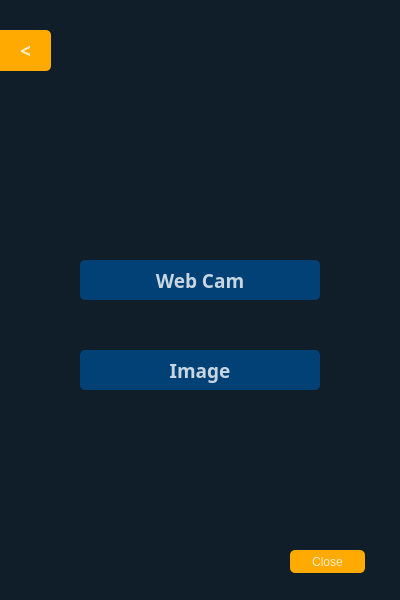
<?xml version="1.0" encoding="UTF-8"?>
<ui version="4.0">
 <class>Form</class>
 <widget class="QWidget" name="Form">
  <property name="geometry">
   <rect>
    <x>0</x>
    <y>0</y>
    <width>400</width>
    <height>600</height>
   </rect>
  </property>
  <property name="windowTitle">
   <string>Form</string>
  </property>
  <property name="styleSheet">
   <string notr="true">background-color:rgba(16,30,41,240);
color:rgb(255, 255, 255);
</string>
  </property>
  <widget class="QWidget" name="widget" native="true">
   <property name="geometry">
    <rect>
     <x>0</x>
     <y>0</y>
     <width>400</width>
     <height>600</height>
    </rect>
   </property>
   <property name="styleSheet">
    <string notr="true">background-color:rgba(16,30,41,240);
</string>
   </property>
   <widget class="QPushButton" name="detectButton">
    <property name="geometry">
     <rect>
      <x>80</x>
      <y>260</y>
      <width>240</width>
      <height>40</height>
     </rect>
    </property>
    <property name="font">
     <font>
      <family>Agency FB</family>
      <pointsize>14</pointsize>
      <weight>75</weight>
      <bold>true</bold>
     </font>
    </property>
    <property name="styleSheet">
     <string notr="true">QPushButton#detectButton{
background-color:rgba(2,65,118,255);
color:rgba(255, 255, 255, 200);
border-radius:5px;
}
QPushButton#detectButton:pressed{
padding-left:5px;
padding-top:5px;
background-color:rgba(2,65,118,100);
background-position:calc(100%-10px)center;
}
QPushButton#detectButton:hover{
background-color:rgba(2,65,118, 255);
}
</string>
    </property>
    <property name="text">
     <string>Web Cam</string>
    </property>
    <property name="icon">
     <iconset resource="../img/img.qrc">
      <normaloff>:/newPrefix/webcam.png</normaloff>:/newPrefix/webcam.png</iconset>
    </property>
    <property name="iconSize">
     <size>
      <width>35</width>
      <height>35</height>
     </size>
    </property>
   </widget>
   <widget class="QPushButton" name="pushButton_3">
    <property name="geometry">
     <rect>
      <x>290</x>
      <y>550</y>
      <width>75</width>
      <height>23</height>
     </rect>
    </property>
    <property name="styleSheet">
     <string notr="true">QPushButton#pushButton_3{
background-color:rgb(255, 170, 0);
color:rgba(255, 255, 255, 200);
border-radius:5px;
}
QPushButton#pushButton_3:pressed{
padding-left:5px;
padding-top:5px;
background-color:rgb(255, 170, 0);
background-position:calc(100%-10px)center;
}
QPushButton#pushButton_3:hover{
background-color:rgb(255, 170, 0);
}</string>
    </property>
    <property name="text">
     <string>Close</string>
    </property>
   </widget>
   <widget class="QPushButton" name="pushButton_4">
    <property name="geometry">
     <rect>
      <x>80</x>
      <y>350</y>
      <width>240</width>
      <height>40</height>
     </rect>
    </property>
    <property name="font">
     <font>
      <family>Agency FB</family>
      <pointsize>14</pointsize>
      <weight>75</weight>
      <bold>true</bold>
     </font>
    </property>
    <property name="styleSheet">
     <string notr="true">QPushButton#pushButton_4{
background-color:rgba(2,65,118,255);
color:rgba(255, 255, 255, 200);
border-radius:5px;
}
QPushButton#pushButton_4:pressed{
padding-left:5px;
padding-top:5px;
background-color:rgba(2,65,118,100);
background-position:calc(100%-10px)center;
}
QPushButton#pushButton_4:hover{
background-color:rgba(2,65,118, 255);
}

</string>
    </property>
    <property name="text">
     <string>Image</string>
    </property>
    <property name="icon">
     <iconset resource="../img/img.qrc">
      <normaloff>:/newPrefix/image.png</normaloff>:/newPrefix/image.png</iconset>
    </property>
    <property name="iconSize">
     <size>
      <width>30</width>
      <height>30</height>
     </size>
    </property>
   </widget>
   <widget class="QPushButton" name="backButton">
    <property name="geometry">
     <rect>
      <x>0</x>
      <y>30</y>
      <width>51</width>
      <height>41</height>
     </rect>
    </property>
    <property name="font">
     <font>
      <family>Arial Black</family>
      <pointsize>14</pointsize>
      <weight>75</weight>
      <bold>true</bold>
     </font>
    </property>
    <property name="styleSheet">
     <string notr="true">QPushButton#backButton{
background-color:rgb(255, 170, 0);
color:rgba(255, 255, 255, 200);
border-top-right-radius:5px;
border-bottom-right-radius:5px;
}
QPushButton#backButton:pressed{
padding-left:5px;
padding-top:5px;
background-color:rgb(255, 170, 0);
background-position:calc(100%-10px)center;
}
QPushButton#backButton:hover{
background-color:rgb(255, 170, 0);
}</string>
    </property>
    <property name="text">
     <string>&lt;</string>
    </property>
   </widget>
  </widget>
 </widget>
 <resources>
  <include location="../img/img.qrc"/>
 </resources>
 <connections/>
</ui>
